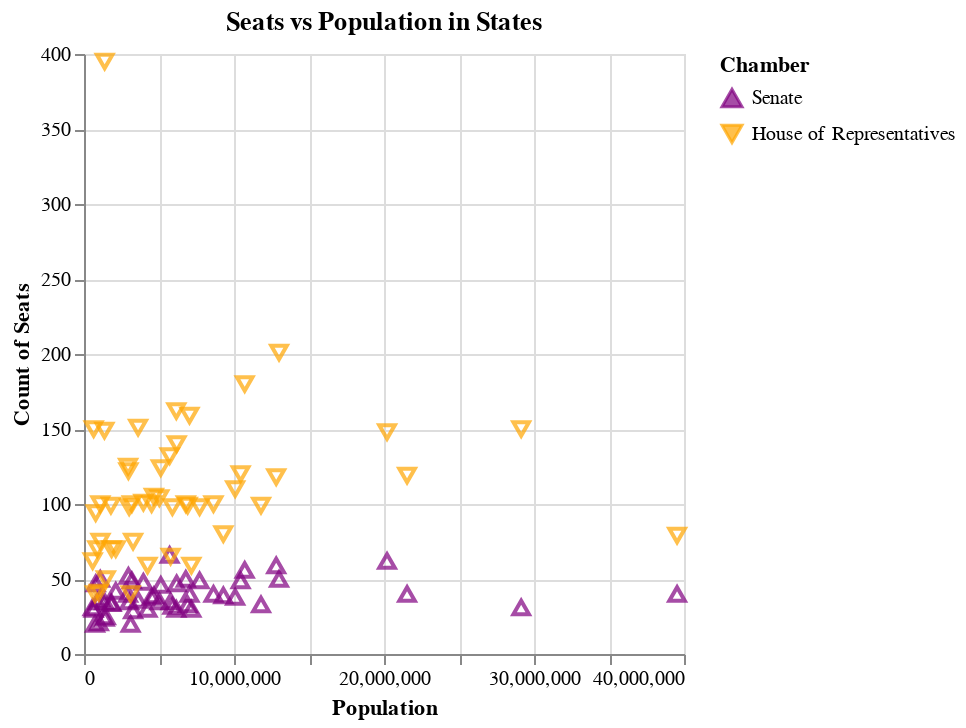

The code cell stored with this chart in its notebook:
### Markdown cell above
### 3.2 - Regressions

Add two more layers, a purple & orange regression line for each chamber.  See `imgs/ex3.2.png`

Hint: See `transform_regression`.

### Code cell
def scatter_pop_size_regression():
    df = population_combined_df()
    #df['total_seats'] = df['upper'] + df['lower']

    sen = df[['state', 'population', 'upper']].rename(columns={'upper': 'seats'})
    sen['Chamber'] = 'Senate'
    house = df[['state', 'population', 'lower']].rename(columns={'lower': 'seats'})
    house['Chamber'] = 'House of Representatives'
    df_combined = pd.concat([sen, house])
    
    
    scatterplot = alt.Chart(df_combined).mark_point(size=60).encode(
        alt.X('population').title('Population'),
        alt.Y('seats').title('Count of Seats'),
        alt.Shape('Chamber', scale=alt.Scale(domain=['Senate', 'House of Representatives'], range=['triangle-up', 'triangle-down'])),
        alt.Color('Chamber', scale=alt.Scale(domain=['Senate', 'House of Representatives'], range=['purple', 'orange']))
    ).properties(
        title='Seats vs Population in States'
    )

    regression_line = scatterplot.transform_regression('population', 'seats', groupby=['chamber']
        ).mark_line()

    
    return scatterplot + regression_line



scatter_pop_size_regression()

### Figure 1 — Vega specification as saved in the notebook (floating-point values rounded to 4 significant figures)
{"$schema": "https://vega.github.io/schema/vega/v5.json", "data": [{"name": "source_0", "values": [{"state": "AL", "population": 5024294, "seats": 35, "Chamber": "Senate"}, {"state": "AK", "population": 733374, "seats": 20, "Chamber": "Senate"}, {"state": "AZ", "population": 7157902, "seats": 30, "Chamber": "Senate"}, {"state": "AR", "population": 3011490, "seats": 35, "Chamber": "Senate"}, {"state": "CA", "population": 39538212, "seats": 40, "Chamber": "Senate"}, {"state": "CO", "population": 5773707, "seats": 35, "Chamber": "Senate"}, {"state": "CT", "population": 3605912, "seats": 36, "Chamber": "Senate"}, {"state": "DE", "population": 989946, "seats": 21, "Chamber": "Senate"}, {"state": "FL", "population": 21538216, "seats": 40, "Chamber": "Senate"}, {"state": "GA", "population": 10713771, "seats": 56, "Chamber": "Senate"}, {"state": "HI", "population": 1455274, "seats": 25, "Chamber": "Senate"}, {"state": "ID", "population": 1839117, "seats": 34, "Chamber": "Senate"}, {"state": "IL", "population": 12813469, "seats": 59, "Chamber": "Senate"}, {"state": "IN", "population": 6785442, "seats": 50, "Chamber": "Senate"}, {"state": "IA", "population": 3190427, "seats": 49, "Chamber": "Senate"}, {"state": "KS", "population": 2937835, "seats": 40, "Chamber": "Senate"}, {"state": "KY", "population": 4506297, "seats": 38, "Chamber": "Senate"}, {"state": "LA", "population": 4657785, "seats": 39, "Chamber": "Senate"}, {"state": "ME", "population": 1363177, "seats": 35, "Chamber": "Senate"}, {"state": "MD", "population": 6177253, "seats": 47, "Chamber": "Senate"}, {"state": "MA", "population": 7032933, "seats": 40, "Chamber": "Senate"}, {"state": "MI", "population": 10077674, "seats": 38, "Chamber": "Senate"}, {"state": "MN", "population": 5706804, "seats": 66, "Chamber": "Senate"}, {"state": "MS", "population": 2961306, "seats": 52, "Chamber": "Senate"}, {"state": "MO", "population": 6154889, "seats": 30, "Chamber": "Senate"}, {"state": "MT", "population": 1084244, "seats": 50, "Chamber": "Senate"}, {"state": "NV", "population": 3104617, "seats": 20, "Chamber": "Senate"}, {"state": "NH", "population": 1377524, "seats": 24, "Chamber": "Senate"}, {"state": "NJ", "population": 9289039, "seats": 39, "Chamber": "Senate"}, {"state": "NM", "population": 2117525, "seats": 42, "Chamber": "Senate"}, {"state": "NY", "population": 20202320, "seats": 62, "Chamber": "Senate"}, {"state": "NC", "population": 10439459, "seats": 49, "Chamber": "Senate"}, {"state": "ND", "population": 779079, "seats": 47, "Chamber": "Senate"}, {"state": "OH", "population": 11799331, "seats": 33, "Chamber": "Senate"}, {"state": "OK", "population": 3959411, "seats": 48, "Chamber": "Senate"}, {"state": "OR", "population": 4237279, "seats": 30, "Chamber": "Senate"}, {"state": "PA", "population": 13002788, "seats": 50, "Chamber": "Senate"}, {"state": "RI", "population": 1097371, "seats": 37, "Chamber": "Senate"}, {"state": "SC", "population": 5118422, "seats": 46, "Chamber": "Senate"}, {"state": "SD", "population": 886668, "seats": 35, "Chamber": "Senate"}, {"state": "TN", "population": 6910786, "seats": 33, "Chamber": "Senate"}, {"state": "TX", "population": 29145459, "seats": 31, "Chamber": "Senate"}, {"state": "UT", "population": 3271614, "seats": 29, "Chamber": "Senate"}, {"state": "VT", "population": 643077, "seats": 30, "Chamber": "Senate"}, {"state": "VA", "population": 8631373, "seats": 40, "Chamber": "Senate"}, {"state": "WA", "population": 7705267, "seats": 49, "Chamber": "Senate"}, {"state": "WV", "population": 1793713, "seats": 34, "Chamber": "Senate"}, {"state": "WI", "population": 5893713, "seats": 32, "Chamber": "Senate"}, {"state": "WY", "population": 576850, "seats": 31, "Chamber": "Senate"}, {"state": "AL", "population": 5024294, "seats": 104, "Chamber": "House of Representatives"}, {"state": "AK", "population": 733374, "seats": 40, "Chamber": "House of Representatives"}, {"state": "AZ", "population": 7157902, "seats": 59, "Chamber": "House of Representatives"}, {"state": "AR", "population": 3011490, "seats": 98, "Chamber": "House of Representatives"}, {"state": "CA", "population": 39538212, "seats": 79, "Chamber": "House of Representatives"}, {"state": "CO", "population": 5773707, "seats": 65, "Chamber": "House of Representatives"}, {"state": "CT", "population": 3605912, "seats": 151, "Chamber": "House of Representatives"}, {"state": "DE", "population": 989946, "seats": 41, "Chamber": "House of Representatives"}, {"state": "FL", "population": 21538216, "seats": 119, "Chamber": "House of Representatives"}, {"state": "GA", "population": 10713771, "seats": 180, "Chamber": "House of Representatives"}, {"state": "HI", "population": 1455274, "seats": 50, "Chamber": "House of Representatives"}, {"state": "ID", "population": 1839117, "seats": 70, "Chamber": "House of Representatives"}, {"state": "IL", "population": 12813469, "seats": 118, "Chamber": "House of Representatives"}, {"state": "IN", "population": 6785442, "seats": 100, "Chamber": "House of Representatives"}, {"state": "IA", "population": 3190427, "seats": 100, "Chamber": "House of Representatives"}, {"state": "KS", "population": 2937835, "seats": 125, "Chamber": "House of Representatives"}, {"state": "KY", "population": 4506297, "seats": 100, "Chamber": "House of Representatives"}, {"state": "LA", "population": 4657785, "seats": 105, "Chamber": "House of Representatives"}, {"state": "ME", "population": 1363177, "seats": 149, "Chamber": "House of Representatives"}, {"state": "MD", "population": 6177253, "seats": 140, "Chamber": "House of Representatives"}, {"state": "MA", "population": 7032933, "seats": 159, "Chamber": "House of Representatives"}, {"state": "MI", "population": 10077674, "seats": 110, "Chamber": "House of Representatives"}, {"state": "MN", "population": 5706804, "seats": 132, "Chamber": "House of Representatives"}, {"state": "MS", "population": 2961306, "seats": 122, "Chamber": "House of Representatives"}, {"state": "MO", "population": 6154889, "seats": 162, "Chamber": "House of Representatives"}, {"state": "MT", "population": 1084244, "seats": 100, "Chamber": "House of Representatives"}, {"state": "NV", "population": 3104617, "seats": 40, "Chamber": "House of Representatives"}, {"state": "NH", "population": 1377524, "seats": 395, "Chamber": "House of Representatives"}, {"state": "NJ", "population": 9289039, "seats": 80, "Chamber": "House of Representatives"}, {"state": "NM", "population": 2117525, "seats": 70, "Chamber": "House of Representatives"}, {"state": "NY", "population": 20202320, "seats": 148, "Chamber": "House of Representatives"}, {"state": "NC", "population": 10439459, "seats": 120, "Chamber": "House of Representatives"}, {"state": "ND", "population": 779079, "seats": 94, "Chamber": "House of Representatives"}, {"state": "OH", "population": 11799331, "seats": 99, "Chamber": "House of Representatives"}, {"state": "OK", "population": 3959411, "seats": 101, "Chamber": "House of Representatives"}, {"state": "OR", "population": 4237279, "seats": 59, "Chamber": "House of Representatives"}, {"state": "PA", "population": 13002788, "seats": 201, "Chamber": "House of Representatives"}, {"state": "RI", "population": 1097371, "seats": 75, "Chamber": "House of Representatives"}, {"state": "SC", "population": 5118422, "seats": 124, "Chamber": "House of Representatives"}, {"state": "SD", "population": 886668, "seats": 70, "Chamber": "House of Representatives"}, {"state": "TN", "population": 6910786, "seats": 99, "Chamber": "House of Representatives"}, {"state": "TX", "population": 29145459, "seats": 150, "Chamber": "House of Representatives"}, {"state": "UT", "population": 3271614, "seats": 75, "Chamber": "House of Representatives"}, {"state": "VT", "population": 643077, "seats": 150, "Chamber": "House of Representatives"}, {"state": "VA", "population": 8631373, "seats": 100, "Chamber": "House of Representatives"}, {"state": "WA", "population": 7705267, "seats": 98, "Chamber": "House of Representatives"}, {"state": "WV", "population": 1793713, "seats": 99, "Chamber": "House of Representatives"}, {"state": "WI", "population": 5893713, "seats": 98, "Chamber": "House of Representatives"}, {"state": "WY", "population": 576850, "seats": 62, "Chamber": "House of Representatives"}]}, {"name": "data_0", "values": [{"Chamber": "Senate", "population": 5024294, "seats": 35}, {"Chamber": "Senate", "population": 733374, "seats": 20}, {"Chamber": "Senate", "population": 7157902, "seats": 30}, {"Chamber": "Senate", "population": 3011490, "seats": 35}, {"Chamber": "Senate", "population": 39538212, "seats": 40}, {"Chamber": "Senate", "population": 5773707, "seats": 35}, {"Chamber": "Senate", "population": 3605912, "seats": 36}, {"Chamber": "Senate", "population": 989946, "seats": 21}, {"Chamber": "Senate", "population": 21538216, "seats": 40}, {"Chamber": "Senate", "population": 10713771, "seats": 56}, {"Chamber": "Senate", "population": 1455274, "seats": 25}, {"Chamber": "Senate", "population": 1839117, "seats": 34}, {"Chamber": "Senate", "population": 12813469, "seats": 59}, {"Chamber": "Senate", "population": 6785442, "seats": 50}, {"Chamber": "Senate", "population": 3190427, "seats": 49}, {"Chamber": "Senate", "population": 2937835, "seats": 40}, {"Chamber": "Senate", "population": 4506297, "seats": 38}, {"Chamber": "Senate", "population": 4657785, "seats": 39}, {"Chamber": "Senate", "population": 1363177, "seats": 35}, {"Chamber": "Senate", "population": 6177253, "seats": 47}, {"Chamber": "Senate", "population": 7032933, "seats": 40}, {"Chamber": "Senate", "population": 10077674, "seats": 38}, {"Chamber": "Senate", "population": 5706804, "seats": 66}, {"Chamber": "Senate", "population": 2961306, "seats": 52}, {"Chamber": "Senate", "population": 6154889, "seats": 30}, {"Chamber": "Senate", "population": 1084244, "seats": 50}, {"Chamber": "Senate", "population": 3104617, "seats": 20}, {"Chamber": "Senate", "population": 1377524, "seats": 24}, {"Chamber": "Senate", "population": 9289039, "seats": 39}, {"Chamber": "Senate", "population": 2117525, "seats": 42}, {"Chamber": "Senate", "population": 20202320, "seats": 62}, {"Chamber": "Senate", "population": 10439459, "seats": 49}, {"Chamber": "Senate", "population": 779079, "seats": 47}, {"Chamber": "Senate", "population": 11799331, "seats": 33}, {"Chamber": "Senate", "population": 3959411, "seats": 48}, {"Chamber": "Senate", "population": 4237279, "seats": 30}, {"Chamber": "Senate", "population": 13002788, "seats": 50}, {"Chamber": "Senate", "population": 1097371, "seats": 37}, {"Chamber": "Senate", "population": 5118422, "seats": 46}, {"Chamber": "Senate", "population": 886668, "seats": 35}, {"Chamber": "Senate", "population": 6910786, "seats": 33}, {"Chamber": "Senate", "population": 29145459, "seats": 31}, {"Chamber": "Senate", "population": 3271614, "seats": 29}, {"Chamber": "Senate", "population": 643077, "seats": 30}, {"Chamber": "Senate", "population": 8631373, "seats": 40}, {"Chamber": "Senate", "population": 7705267, "seats": 49}, {"Chamber": "Senate", "population": 1793713, "seats": 34}, {"Chamber": "Senate", "population": 5893713, "seats": 32}, {"Chamber": "Senate", "population": 576850, "seats": 31}, {"Chamber": "House of Representatives", "population": 5024294, "seats": 104}, {"Chamber": "House of Representatives", "population": 733374, "seats": 40}, {"Chamber": "House of Representatives", "population": 7157902, "seats": 59}, {"Chamber": "House of Representatives", "population": 3011490, "seats": 98}, {"Chamber": "House of Representatives", "population": 39538212, "seats": 79}, {"Chamber": "House of Representatives", "population": 5773707, "seats": 65}, {"Chamber": "House of Representatives", "population": 3605912, "seats": 151}, {"Chamber": "House of Representatives", "population": 989946, "seats": 41}, {"Chamber": "House of Representatives", "population": 21538216, "seats": 119}, {"Chamber": "House of Representatives", "population": 10713771, "seats": 180}, {"Chamber": "House of Representatives", "population": 1455274, "seats": 50}, {"Chamber": "House of Representatives", "population": 1839117, "seats": 70}, {"Chamber": "House of Representatives", "population": 12813469, "seats": 118}, {"Chamber": "House of Representatives", "population": 6785442, "seats": 100}, {"Chamber": "House of Representatives", "population": 3190427, "seats": 100}, {"Chamber": "House of Representatives", "population": 2937835, "seats": 125}, {"Chamber": "House of Representatives", "population": 4506297, "seats": 100}, {"Chamber": "House of Representatives", "population": 4657785, "seats": 105}, {"Chamber": "House of Representatives", "population": 1363177, "seats": 149}, {"Chamber": "House of Representatives", "population": 6177253, "seats": 140}, {"Chamber": "House of Representatives", "population": 7032933, "seats": 159}, {"Chamber": "House of Representatives", "population": 10077674, "seats": 110}, {"Chamber": "House of Representatives", "population": 5706804, "seats": 132}, {"Chamber": "House of Representatives", "population": 2961306, "seats": 122}, {"Chamber": "House of Representatives", "population": 6154889, "seats": 162}, {"Chamber": "House of Representatives", "population": 1084244, "seats": 100}, {"Chamber": "House of Representatives", "population": 3104617, "seats": 40}, {"Chamber": "House of Representatives", "population": 1377524, "seats": 395}, {"Chamber": "House of Representatives", "population": 9289039, "seats": 80}, {"Chamber": "House of Representatives", "population": 2117525, "seats": 70}, {"Chamber": "House of Representatives", "population": 20202320, "seats": 148}, {"Chamber": "House of Representatives", "population": 10439459, "seats": 120}, {"Chamber": "House of Representatives", "population": 779079, "seats": 94}, {"Chamber": "House of Representatives", "population": 11799331, "seats": 99}, {"Chamber": "House of Representatives", "population": 3959411, "seats": 101}, {"Chamber": "House of Representatives", "population": 4237279, "seats": 59}, {"Chamber": "House of Representatives", "population": 13002788, "seats": 201}, {"Chamber": "House of Representatives", "population": 1097371, "seats": 75}, {"Chamber": "House of Representatives", "population": 5118422, "seats": 124}, {"Chamber": "House of Representatives", "population": 886668, "seats": 70}, {"Chamber": "House of Representatives", "population": 6910786, "seats": 99}, {"Chamber": "House of Representatives", "population": 29145459, "seats": 150}, {"Chamber": "House of Representatives", "population": 3271614, "seats": 75}, {"Chamber": "House of Representatives", "population": 643077, "seats": 150}, {"Chamber": "House of Representatives", "population": 8631373, "seats": 100}, {"Chamber": "House of Representatives", "population": 7705267, "seats": 98}, {"Chamber": "House of Representatives", "population": 1793713, "seats": 99}, {"Chamber": "House of Representatives", "population": 5893713, "seats": 98}, {"Chamber": "House of Representatives", "population": 576850, "seats": 62}]}, {"name": "data_1", "source": "source_0", "transform": [{"type": "regression", "y": "seats", "x": "population", "groupby": ["chamber"], "as": ["population", "seats"]}]}, {"name": "data_2", "source": "data_1", "transform": [{"type": "filter", "expr": "isValid(datum[\"population\"]) && isFinite(+datum[\"population\"]) && isValid(datum[\"seats\"]) && isFinite(+datum[\"seats\"])"}, {"type": "project", "fields": ["Chamber", "population", "seats"]}]}], "marks": [{"type": "symbol", "name": "layer_0_marks", "from": {"data": "data_0"}, "encode": {"update": {"stroke": {"field": "Chamber", "scale": "color"}, "shape": {"field": "Chamber", "scale": "shape"}, "fill": {"value": "transparent"}, "x": {"field": "population", "scale": "x"}, "y": {"field": "seats", "scale": "y"}, "size": {"value": 60}, "opacity": {"value": 0.7}}}, "style": ["point"]}, {"type": "group", "name": "layer_1_layer_0_pathgroup", "from": {"facet": {"data": "data_1", "name": "faceted_path_layer_1_layer_0_main", "groupby": ["Chamber"]}}, "encode": {"update": {"width": {"field": {"signal": null, "datum": null, "group": "width", "parent": null}}, "height": {"field": {"signal": null, "datum": null, "group": "height", "parent": null}}}}, "marks": [{"type": "line", "name": "layer_1_layer_0_marks", "from": {"data": "faceted_path_layer_1_layer_0_main"}, "sort": {"field": "x"}, "encode": {"update": {"x": {"field": "population", "scale": "x"}, "y": {"field": "seats", "scale": "y"}, "stroke": {"field": "Chamber", "scale": "color"}, "defined": {"signal": "isValid(datum[\"population\"]) && isFinite(+datum[\"population\"]) && isValid(datum[\"seats\"]) && isFinite(+datum[\"seats\"])"}}}, "style": ["line"]}]}, {"type": "symbol", "name": "layer_1_layer_1_marks", "from": {"data": "data_2"}, "encode": {"update": {"opacity": {"value": 1}, "y": {"field": "seats", "scale": "y"}, "x": {"field": "population", "scale": "x"}, "shape": {"field": "Chamber", "scale": "shape"}, "fill": {"field": "Chamber", "scale": "color"}}}, "style": ["point"]}], "scales": [{"name": "x", "type": "linear", "domain": {"fields": [{"data": "data_0", "field": "population"}, {"data": "data_1", "field": "population"}, {"data": "data_2", "field": "population"}]}, "range": [0, {"signal": "width"}], "nice": true, "zero": true}, {"name": "y", "type": "linear", "domain": {"fields": [{"data": "data_0", "field": "seats"}, {"data": "data_1", "field": "seats"}, {"data": "data_2", "field": "seats"}]}, "range": [{"signal": "height"}, 0], "nice": true, "zero": true}, {"name": "color", "type": "ordinal", "domain": ["Senate", "House of Representatives"], "range": ["purple", "orange"]}, {"name": "shape", "type": "ordinal", "domain": ["Senate", "House of Representatives"], "range": ["triangle-up", "triangle-down"]}], "axes": [{"scale": "x", "aria": false, "grid": true, "ticks": false, "minExtent": 0, "tickCount": {"signal": "ceil(width/40)"}, "maxExtent": 0, "labels": false, "orient": "bottom", "domain": false, "zindex": 0, "gridScale": "y"}, {"scale": "y", "ticks": false, "gridScale": "x", "tickCount": {"signal": "ceil(height/40)"}, "labels": false, "orient": "left", "aria": false, "zindex": 0, "minExtent": 0, "domain": false, "grid": true, "maxExtent": 0}, {"scale": "x", "tickCount": {"signal": "ceil(width/40)"}, "zindex": 0, "grid": false, "title": "Population", "labelOverlap": true, "labelFlush": true, "orient": "bottom"}, {"scale": "y", "grid": false, "labelOverlap": true, "zindex": 0, "tickCount": {"signal": "ceil(height/40)"}, "title": "Count of Seats", "orient": "left"}], "title": {"text": "Seats vs Population in States", "frame": "group"}, "height": 300, "background": "white", "style": "cell", "padding": 5, "width": 300, "legends": [{"stroke": "color", "symbolType": "circle", "title": "Chamber", "encode": {"symbols": {"update": {"opacity": {"value": 0.7}}}}, "fill": "color", "shape": "shape"}]}
